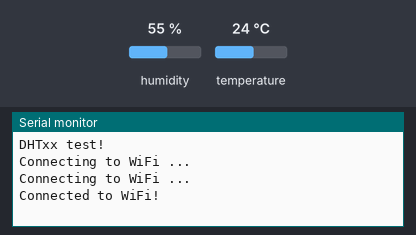
Simulated run of this sketch. Board: ESP32. On the bench: the last lines printed to the serial monitor. The inputs (shaded band) are chosen by the test bench; at power-on: humidity 55 %, temperature 24 °C. WiFi joins after 1.5 s; servers stay silent unless stated; uploads are accepted with an empty reply.

Above: at 3.2 s.
3.3 s: humidity set to 22 %
At 5.1 s:
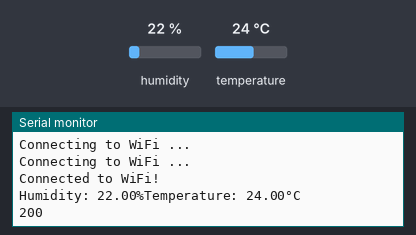
6.6 s: temperature set to 12 °C
At 8.63 s:
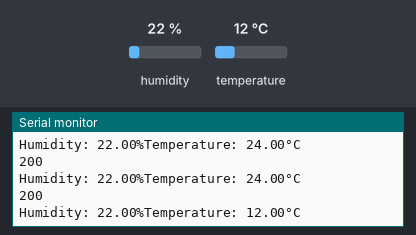
9.9 s: humidity set to 40 %
At 11.5 s:
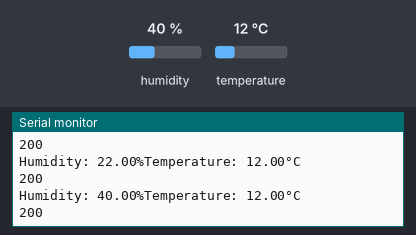

The sketch:

cey_sketch.ino
```cpp
#include "DHT.h"
#include <WiFi.h>
#include <HTTPClient.h>

#define DHTPIN 26
#define DHTTYPE DHT11
DHT dht(DHTPIN, DHTTYPE);

const char* name = "Quasar";
const char* pw = "northpole";

const char* server = "http://192.168.60.125:5000/sensor/data";

void setup() {
  Serial.begin(115200);
  Serial.println(F("DHTxx test!"));

  dht.begin();

  WiFi.begin(name, pw);
  while (WiFi.status() != WL_CONNECTED) {
    delay(1000);
    Serial.println("Connecting to WiFi ...");
  }
  Serial.println("Connected to WiFi!");
}

void loop() {
  delay(2000);

  float humid = dht.readHumidity();
  float temp = dht.readTemperature();

  Serial.print(F("Humidity: "));
  Serial.print(humid);

  Serial.print(F("%Temperature: "));
  Serial.print(temp);
  Serial.println(F("°C "));

  HTTPClient http;

  String url = String(server) + "?temp = " + String(temp) + "&humidness = " + String(humid);

  http.begin(url);

  int repcode = http.POST("");

  if (repcode == 200) {
    String rep = http.getString();
    Serial.println(repcode);
    Serial.println(rep);
  }
  else {
    Serial.print("Error on sending POST: ");
    Serial.println(repcode);
  }
}
```

Measured:
- after the input at 3.3 s, the serial monitor: prints a new line after 0.73 s (image 1)
- after the input at 6.6 s, the serial monitor: prints a new line after 1.9 s (image 2)
- after the input at 9.9 s, the serial monitor: prints a new line after 0.80 s (image 3)
